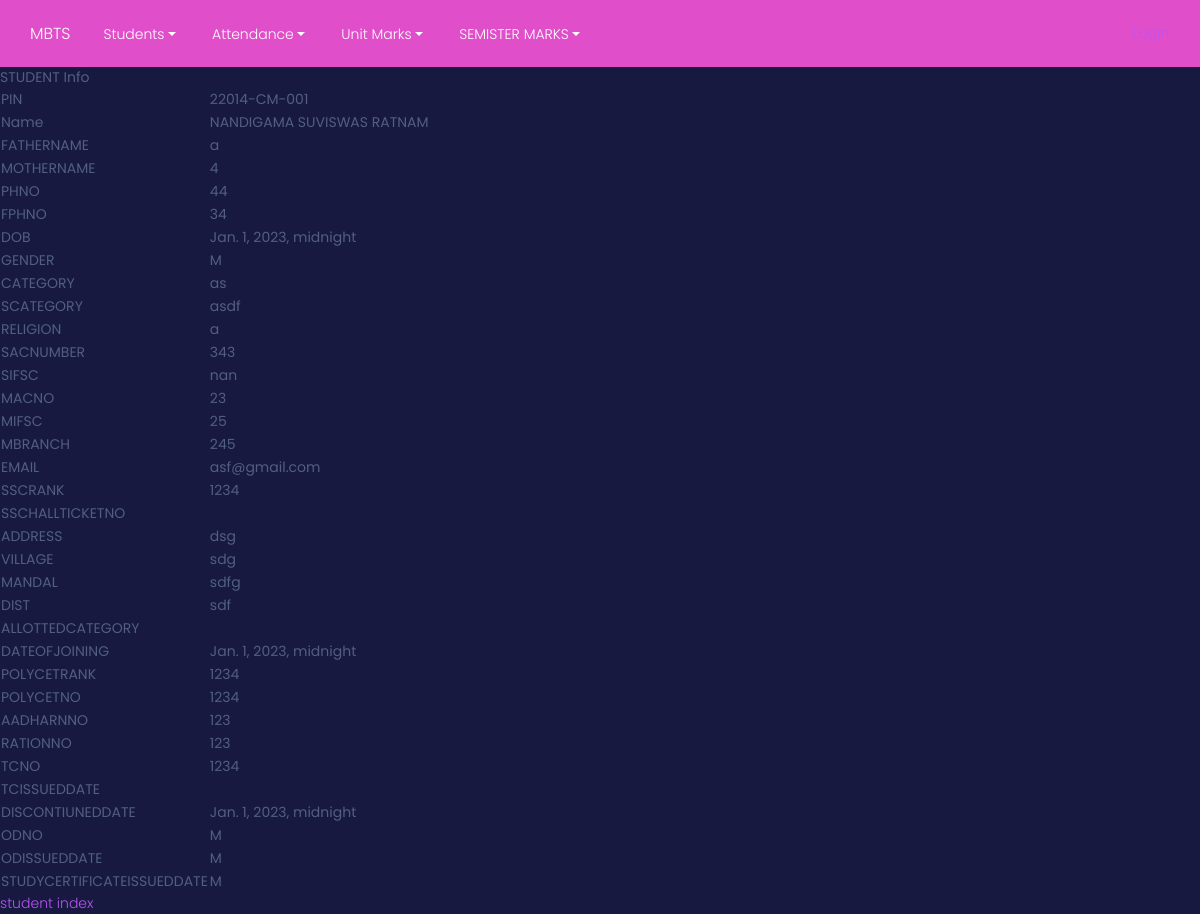
The app's page /n/i/22014-CM-001/show, older data.
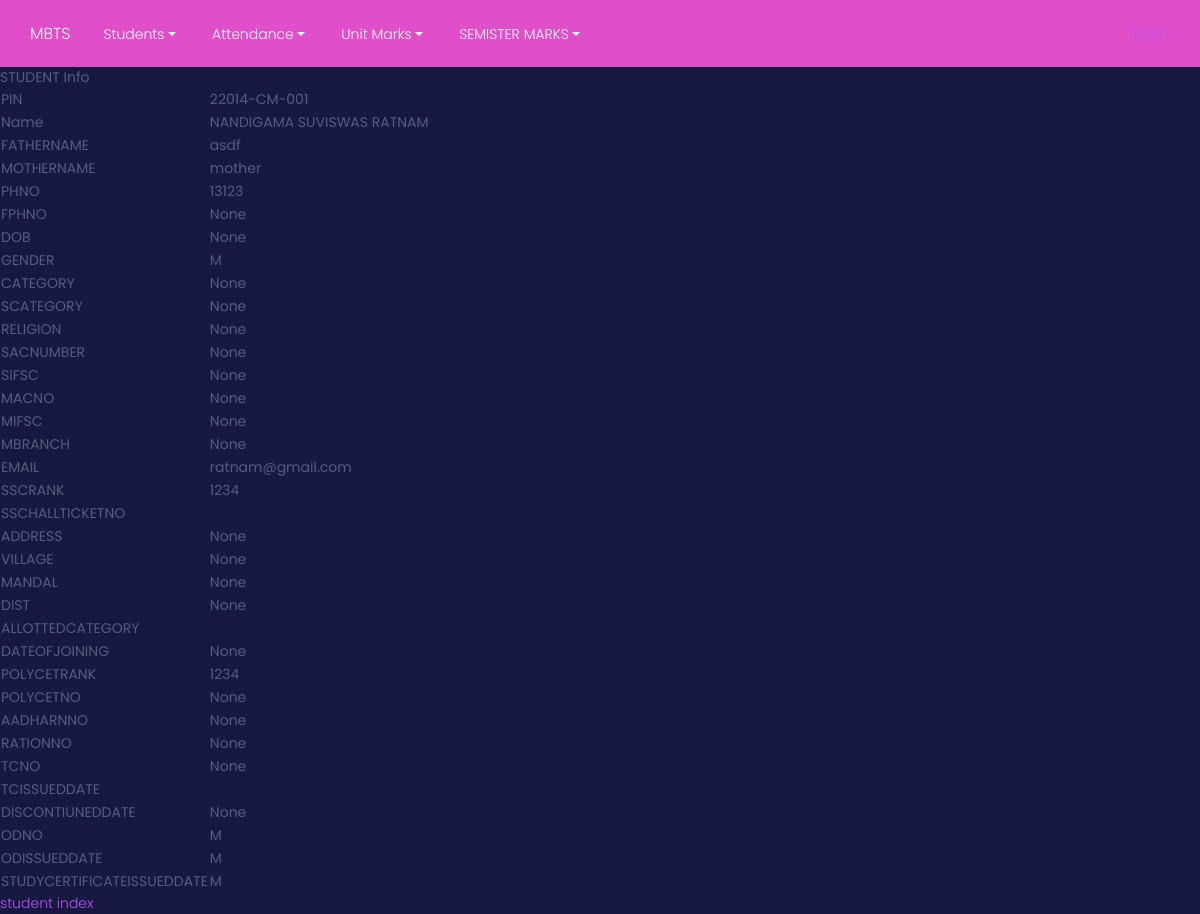
The same page, newer data.
### mbts/models.py (models this page shows)
class Students(models.Model):
    pin = models.CharField(max_length=20, primary_key=True)
    sname=models.CharField(max_length=50, default='student')
    fname=models.CharField(max_length=50, default='father')
    mname=models.CharField(max_length=50, default='mother')
    sem = models.CharField(max_length=10, null=True, choices=StudentClass.SEMS,)
    phno=models.CharField(max_length=12, null = True)
    fphno=models.CharField(max_length=12, null=True)
    dob=models.DateTimeField(blank=True, null=True)
    gender=models.CharField(max_length=1,default='M')
    category=models.CharField(max_length=5,blank=True, null=True)
    scategory=models.CharField(max_length=10,blank=True, null=True)
    religion=models.CharField(max_length=20,blank=True, null=True)
    sacno=models.CharField(max_length=20, blank=True, null=True)
    sifsc=models.CharField(max_length=20,blank=True, null=True)
    sbranch=models.CharField(max_length=20,blank=True, null=True)
    macno=models.CharField(max_length=22, blank=True, null=True)
    mifsc=models.CharField(max_length=20,blank=True, null=True)
    mbranch=models.CharField(max_length=20,blank=True, null=True)
    email=models.CharField(max_length=30)
    sscrank=models.IntegerField(default=1234, blank=True, null=True)
    sschallticketno=models.CharField(max_length=20, blank=True, null=True)
    address=models.CharField(max_length=30, blank=True, null=True)
    village=models.CharField(max_length=20, blank=True, null=True)
    mandal=models.CharField(max_length=20, blank=True, null=True)
    dist=models.CharField(max_length=20, blank=True,null=True)
    allotedcategory=models.CharField(max_length=20,blank=True, null=True)
    dateofjoining=models.DateTimeField(blank=True, null=True)
    polycetrank=models.IntegerField(blank=True,null=True)
    polycetno=models.IntegerField(blank=True,null=True)
    aadharno=models.CharField(max_length=22, blank=True,null=True)
    rationno=models.CharField(max_length=20,blank=True,null=True)
    tcno=models.IntegerField(blank=True, null=True)
    discontinueddate=models.DateTimeField(blank=True, null=True)
    odno=models.IntegerField(blank=True,null=True)
    odissueddate=models.DateTimeField(blank=True, null=True)
    tcissueddate=models.DateTimeField(blank=True, null=True)
    studycertificateissueddate=models.DateTimeField(blank=True, null=True)
    studentimage = models.ImageField(
        ("Title Image"),
        upload_to='static/Images/student_image/',
         max_length=None,
         blank = True,null = True)
    user = models.OneToOneField(User, on_delete=models.CASCADE, blank=True, null= True)

### mbts/views/student.py (the view)
# urls.py: path("i/<str:spin>/show", student.show, name="student_show"),
def show(request, spin):
    s = Students.objects.get(pin=spin)
    context = {"s" : s }
    return render(request, "students/show.html", context)

### mbts/templates/students/show.html (shortened to what this page needs)
{% extends "base.html" %}
{% block content %}
STUDENT Info
<table>
 <tbody>
    <tr><td>PIN</td><td>{{s.pin}}</td></tr>
    <tr><td>Name</td><td>{{s.sname}}</td></tr>
    <tr><td>FATHERNAME</td><td>{{s.fname}}</td></tr>
    <tr><td>MOTHERNAME</td><td>{{s.mname}}</td></tr>
    <tr><td>PHNO</td><td>{{s.phno}}</td></tr>
    <tr><td>FPHNO</td><td>{{s.fphno}}</td></tr>
    <tr><td>DOB</td><td>{{s.dob}}</td></tr>
    <tr><td>GENDER</td><td>{{s.gender}}</td></tr>
    <tr><td>CATEGORY</td><td>{{s.category}}</td></tr>
    <tr><td>SCATEGORY</td><td>{{s.scategory}}</td></tr>
    <tr><td>RELIGION</td><td>{{s.religion}}</td></tr>
    <tr><td>SACNUMBER</td><td>{{s.sacno}}</td></tr>
    <tr><td>SIFSC</td><td>{{s.sifsc}}</td></tr>
    <tr><td>MACNO</td><td>{{s.macno}}</td></tr>
    <tr><td>MIFSC</td><td>{{s.mifsc}}</td></tr>
    <tr><td>MBRANCH</td><td>{{s.mbranch}}</td></tr>
    <tr><td>EMAIL</td><td>{{s.email}}</td></tr>
    <tr><td>SSCRANK</td><td>{{s.sscrank}}</td></tr>
    <tr><td>SSCHALLTICKETNO</td><td>{{s.ssachallticketno}}</td></tr>
    <tr><td>ADDRESS</td><td>{{s.address}}</td></tr>
    <tr><td>VILLAGE</td><td>{{s.village}}</td></tr>
    <tr><td>MANDAL</td><td>{{s.mandal}}</td></tr>
    <tr><td>DIST</td><td>{{s.dist}}</td></tr>
    <tr><td>ALLOTTEDCATEGORY</td><td>{{s.allottedcategory}}</td></tr>
    <tr><td>DATEOFJOINING</td><td>{{s.dateofjoining}}</td></tr>
    <tr><td>POLYCETRANK</td><td>{{s.polycetrank}}</td></tr>
    <tr><td>POLYCETNO</td><td>{{s.polycetno}}</td></tr>
    <tr><td>AADHARNNO</td><td>{{s.aadharno}}</td></tr>
    <tr><td>RATIONNO</td><td>{{s.rationno}}</td></tr>
    <tr><td>TCNO</td><td>{{s.tcno}}</td></tr>
    <tr><td>TCISSUEDDATE</td><td>{{s.tcissudedate}}</td></tr>
    <tr><td>DISCONTIUNEDDATE</td><td>{{s.discontinueddate}}</td></tr>
    <tr><td>ODNO</td><td>{{s.gender}}</td></tr>
    <tr><td>ODISSUEDDATE</td><td>{{s.gender}}</td></tr>
    <tr><td>STUDYCERTIFICATEISSUEDDATE</td><td>{{s.gender}}</td></tr>
</tbody>
</table>
<a href="{% url 'student_index' %}">student index</a>
{% endblock %}

Row changes from the older to the newer data that the page shows:
changed Students "22014-CM-001": fname "a" → "asdf"; mname "4" → "mother"; phno "44" → "13123"; fphno "34" → "None"; dob "Jan. 1, 2023, midnight" → "None"; category "as" → "None"; scategory "asdf" → "None"; religion "a" → "None"; sacno "343" → "None"; sifsc "nan" → "None"; macno "23" → "None"; mifsc "25" → "None"; mbranch "245" → "None"; email "asf@gmail.com" → "ratnam@gmail.com"; address "dsg" → "None"; village "sdg" → "None"; mandal "sdfg" → "None"; dist "sdf" → "None"; dateofjoining "Jan. 1, 2023, midnight" → "None"; polycetno "1234" → "None"; aadharno "123" → "None"; rationno "123" → "None"; tcno "1234" → "None"; discontinueddate "Jan. 1, 2023, midnight" → "None"
